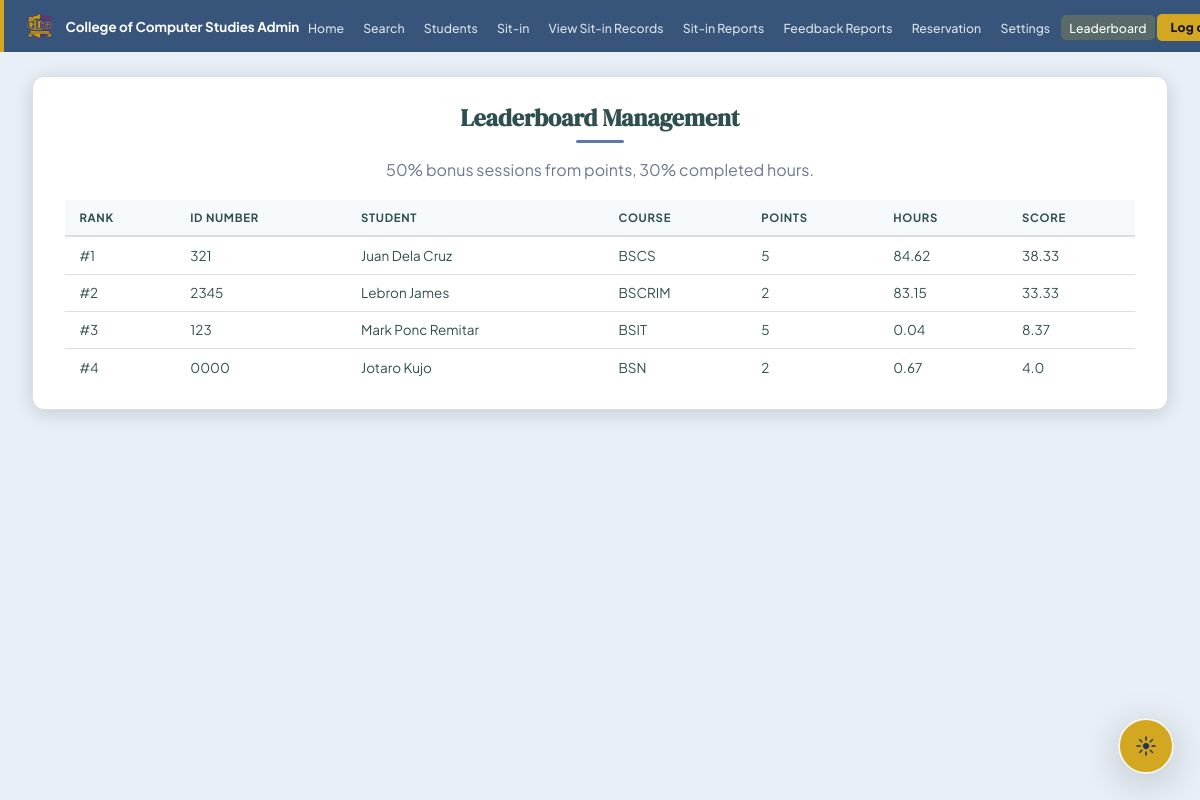
Screenshot of /admin/leaderboard (signed in) with the database file from the repository.
### tables this page shows
CREATE TABLE users (
            id                 INTEGER PRIMARY KEY AUTOINCREMENT,
            id_number          TEXT UNIQUE NOT NULL,
            last_name          TEXT NOT NULL,
            first_name         TEXT NOT NULL,
            middle_name        TEXT DEFAULT '',
            course             TEXT DEFAULT '',
            course_level       INTEGER DEFAULT 1,
            email              TEXT DEFAULT '',
            address            TEXT DEFAULT '',
            password           TEXT NOT NULL,
            sessions_remaining INTEGER DEFAULT 30,
            is_admin           INTEGER DEFAULT 0,
            created_at         DATETIME DEFAULT CURRENT_TIMESTAMP
        , profile_pic TEXT DEFAULT '', must_change_password INTEGER DEFAULT 0, reservation_points INTEGER DEFAULT 0, reward_points INTEGER DEFAULT 0, completed_tasks INTEGER DEFAULT 0, admin_remarks TEXT DEFAULT '');

### SYSARCH32-SITIN-MONITORING-main/app.py (the view)
@app.route('/admin/leaderboard')
@admin_required
def admin_leaderboard():
    conn = get_db()
    rankings = leaderboard_entries(conn)
    conn.close()
    return render_template('admin_leaderboard.html', rankings=rankings, logo=get_logo())

### SYSARCH32-SITIN-MONITORING-main/app.py (called while the page is built)
def get_db():
    conn = sqlite3.connect(DB, timeout=30)
    conn.row_factory = sqlite3.Row
    conn.execute('PRAGMA foreign_keys = ON')
    conn.execute('PRAGMA busy_timeout = 30000')
    return conn

def fetch_user(conn, user_id):
    return conn.execute('SELECT * FROM users WHERE id=?', (user_id,)).fetchone()

def get_logo():
    conn = get_db()
    row = conn.execute("SELECT value FROM settings WHERE key='logo_filename'").fetchone()
    conn.close()
    return row['value'] if row else ''

def lab_capacity_map(conn):
    capacities = {lab: PC_COUNT for lab in LAB_ROOMS}
    for row in conn.execute('SELECT lab_room, capacity FROM lab_availability').fetchall():
        lab = normalize_lab_room(row['lab_room'])
        if not lab:
            continue
        try:
            capacities[lab] = max(1, int(row['capacity'] or PC_COUNT))
        except (TypeError, ValueError):
            capacities[lab] = PC_COUNT
    return capacities

@app.context_processor
def inject_lab_capacities():
    conn = get_db()
    try:
        return {'lab_capacities': lab_capacity_map(conn)}
    finally:
        conn.close()

def normalize_lab_room(value):
    value = (value or '').strip()
    return value if value in LAB_ROOMS else ''

def admin_required(f):
    @wraps(f)
    def decorated(*args, **kwargs):
        if not session.get('is_admin'):
            return redirect(url_for('login'))
        if request.endpoint != 'force_change_password':
            conn = get_db()
            try:
                user = fetch_user(conn, session.get('user_id'))
            finally:
                conn.close()
            if user and user['must_change_password']:
                return redirect(url_for('force_change_password'))
        return f(*args, **kwargs)
    return decorated

### SYSARCH32-SITIN-MONITORING-main/templates/admin_leaderboard.html (shortened to what this page needs)
{% extends "admin_base.html" %}
{% block content %}
<div class="page-card">
  <h1 class="page-title">Leaderboard Management</h1>
  <p style="text-align:center;color:#6a7890;margin:-.4rem 0 1.2rem;">50% bonus sessions from points, 30% completed hours.</p>
  <table class="data-table">
    <thead>
      <tr>
        <th>Rank</th>
        <th>ID Number</th>
        <th>Student</th>
        <th>Course</th>
        <th>Points</th>
        <th>Hours</th>
        <th>Score</th>
      </tr>
    </thead>
    <tbody>
      {% for row in rankings %}
      <tr>
        <td>#{{ row.rank }}</td>
        <td>{{ row.id_number }}</td>
        <td>{{ row.first_name }} {{ row.last_name }}</td>
        <td>{{ row.course or '-' }}</td>
        <td>{{ row.reward_points }}</td>
        <td>{{ row.total_hours }}</td>
        <td>{{ row.leaderboard_score }}</td>
      </tr>
      {% else %}
      <tr><td colspan="7" class="no-data">No leaderboard data yet.</td></tr>
      {% endfor %}
    </tbody>
  </table>
</div>
{% endblock %}

### SYSARCH32-SITIN-MONITORING-main/static/combined_admin.css (style rules this page uses)
*, *::before, *::after { box-sizing: border-box; margin: 0; padding: 0; }
:root { --violet: #5B7AA8; --violet-dark: #37557A; --violet-soft: #D7E3F2; --violet-mid: #7B6CA2; --yellow: #D4A720; --yellow-dark: #A78310; --yellow-soft: #F7EDD5; --bg: #E8EFF7; --surface: #FFFFFF; --border: #BAC5D4; --border-soft: #D7DEE7; --text: #2F4F4F; --text-2: #708090; --text-3: #778899; --success: #90EE90; --success-bg: #F0FFF0; --error: #FFA07A; --error-bg: #FFF0F0; --shadow-sm: 0 1px 4px rgba(0,0,0,.1); --shadow-md: 0 4px 20px rgba(0,0,0,.15); --shadow-lg: 0 8px 40px rgba(0,0,0,.2); --radius: 12px; --radius-sm: 8px; --radius-xs: 5px; }
body { font-family: 'Plus Jakarta Sans', sans-serif; background: var(--bg); min-height: 100vh; display: flex; flex-direction: column; color: var(--text); -webkit-font-smoothing: antialiased; }
table { width: 100%; border-collapse: collapse; font-size: .855rem; }
th { text-align: left; padding: .6rem .9rem; font-size: .72rem; font-weight: 700; text-transform: uppercase; letter-spacing: .06em; color: var(--text-3); border-bottom: 2px solid var(--border); background: var(--bg); }
td { padding: .65rem .9rem; border-bottom: 1px solid var(--border-soft); vertical-align: middle; }
tr:last-child td { border-bottom: none; }
.admin-body { background: #f5f4fb; }
.page-card { background: var(--surface); border-radius: var(--radius); padding: 1.5rem 2rem; max-width: 1200px; margin: 0 auto; border: 1px solid var(--border-soft); }
.page-title { font-family: 'DM Serif Display', serif; font-size: 1.5rem; text-align: center; margin-bottom: 1.4rem; color: var(--text); position: relative; }
.page-title::after { content: ''; display: block; width: 48px; height: 3px; background: var(--violet); border-radius: 2px; margin: .4rem auto 0; }
.data-table { width: 100%; border-collapse: collapse; font-size: .845rem; }
.data-table th { background: var(--bg); text-align: left; padding: .65rem .9rem; font-size: .71rem; font-weight: 700; text-transform: uppercase; letter-spacing: .06em; color: var(--text-3); border-bottom: 2px solid var(--border); white-space: nowrap; }
.data-table td { padding: .6rem .9rem; border-bottom: 1px solid var(--border-soft); vertical-align: middle; }
.data-table tr:last-child td { border-bottom: none; }

### rows the page displays
users: rank "1", id_number "321", first_name "Juan", last_name "Dela Cruz", course "BSCS", reward_points "5", total_hours "84.62", leaderboard_score "38.33"
users: rank "2", id_number "2345", first_name "Lebron", last_name "James", course "BSCRIM", reward_points "2", total_hours "83.15", leaderboard_score "33.33"
users: rank "3", id_number "123", first_name "Mark Ponc", last_name "Remitar", course "BSIT", reward_points "5", total_hours "0.04", leaderboard_score "8.37"
users: rank "4", id_number "0000", first_name "Jotaro", last_name "Kujo", course "BSN", reward_points "2", total_hours "0.67", leaderboard_score "4.0"
